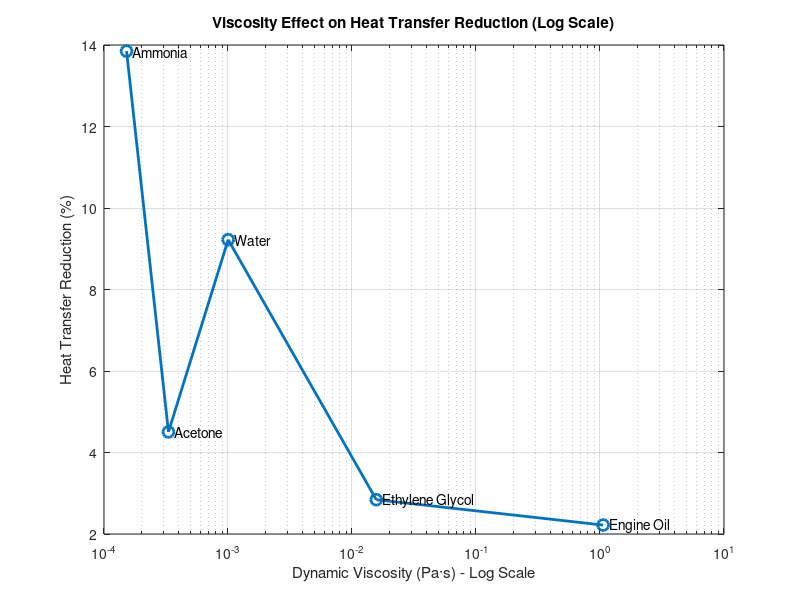

The MATLAB script that drew this image:
clc; clear; close all;

fluid = {'Water','Engine Oil','Ethylene Glycol','Ammonia','Acetone'};

viscosity = [0.001003, 1.06, 0.0157, 0.000152, 0.000331];

Q_open = [424.81702, 128.44569, 217.10587, 332.71158, 147.75275];
Q_narrow = [385.63931, 125.59502, 210.93665, 286.63275, 141.09576];


percent_reduction = (Q_open - Q_narrow) ./ Q_open * 100;


[viscosity_sorted, idx] = sort(viscosity);

percent_sorted = percent_reduction(idx);
fluid_sorted = fluid(idx);

figure;
semilogx(viscosity_sorted, percent_sorted, '-o', ...
    'LineWidth', 2, 'MarkerSize', 8);

grid on;

xlabel('Dynamic Viscosity (Pa·s) - Log Scale');
ylabel('Heat Transfer Reduction (%)');
title('Viscosity Effect on Heat Transfer Reduction (Log Scale)');

for i = 1:length(fluid_sorted)
    text(viscosity_sorted(i), percent_sorted(i), ...
        ['  ' fluid_sorted{i}], 'FontSize', 10);
end
